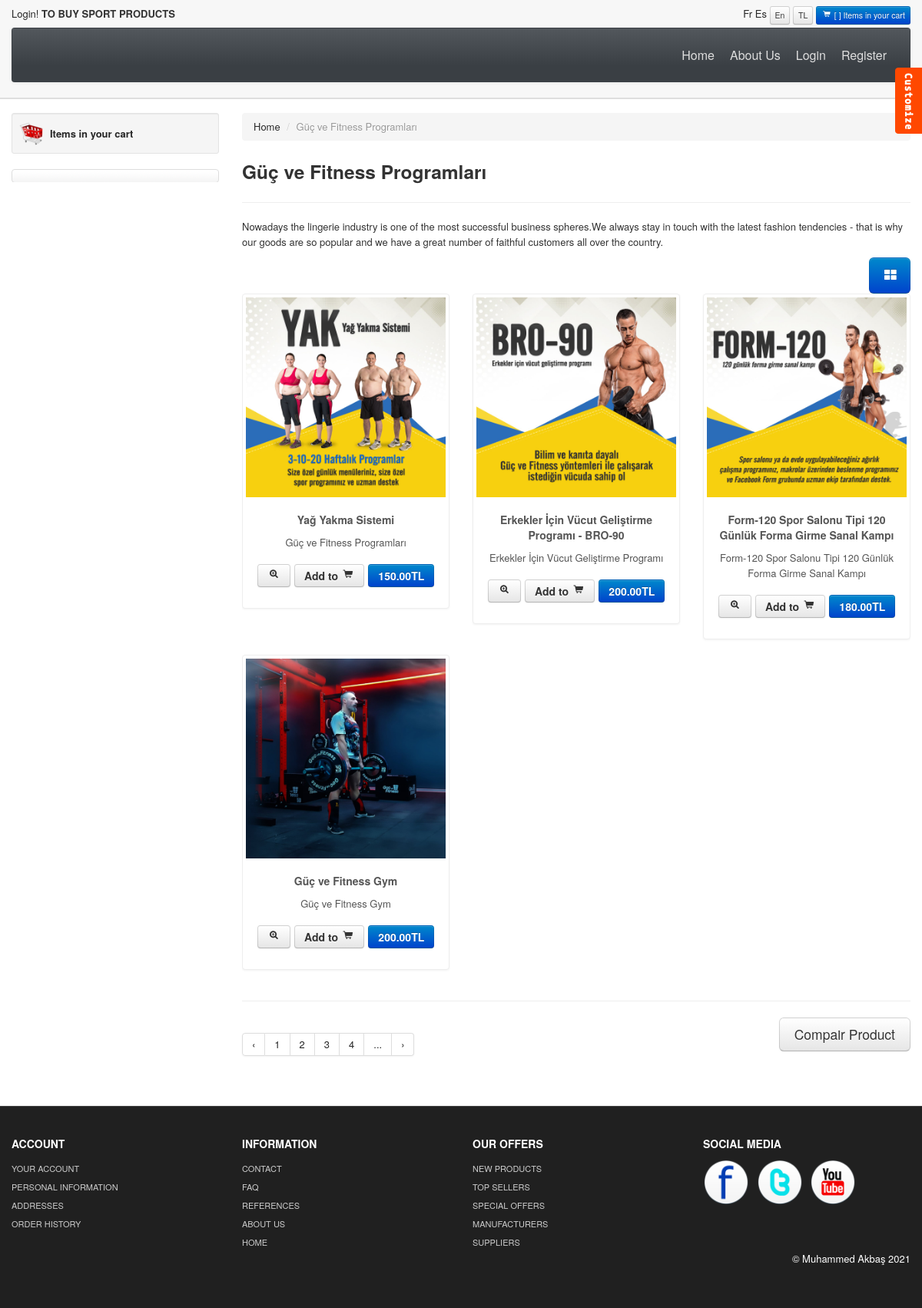
The page /category/2/guc-ve-fitness-programlari/ on the database its author committed.
### product/models.py (models this page shows, shortened)
class Category(MPTTModel):
    STATUS = (
        ('True', 'True'),
        ('False', 'False'),
    )
    parent = TreeForeignKey('self',blank=True, null=True ,related_name='children', on_delete=models.CASCADE)
    title = models.CharField(max_length=50)
    keywords = models.CharField(max_length=255)
    description = models.TextField(max_length=255)
    image=models.ImageField(blank=True,upload_to='images/')
    status=models.CharField(max_length=10, choices=STATUS)
    slug = models.SlugField(null=False, unique=True)
    create_at=models.DateTimeField(auto_now_add=True)
    update_at=models.DateTimeField(auto_now=True)
    class MPTTMeta:
        order_insertion_by = ['title']

class Product(models.Model):
    STATUS = (
        ('True', 'True'),
        ('False', 'False'),
    )
    user = models.ForeignKey(User, on_delete=models.SET_NULL, null=True)
    category = models.ForeignKey(Category, on_delete=models.CASCADE) #many to one relation with Category
    title = models.CharField(max_length=150)
    keywords = models.CharField(max_length=255)
    description = models.TextField(max_length=255)
    image=models.ImageField(upload_to='images/',null=False)
    price = models.DecimalField(max_digits=12, decimal_places=2,default=0)
    amount=models.IntegerField(default=1)
    minamount=models.IntegerField(default=1)
    detail=RichTextUploadingField()
    slug = models.SlugField(null=False, unique=True)
    status=models.CharField(max_length=10,choices=STATUS)
    create_at=models.DateTimeField(auto_now_add=True)
    update_at=models.DateTimeField(auto_now=True)
    def image_tag(self):
        return mark_safe('<img src="{}" height="50"/>'.format(self.image.url))
    image_tag.short_description='Image'

### home/views.py (the view)
# urls.py: path('category/<int:id>/<slug:slug>/', views.category_products, name='category_products'),
def category_products(request,id,slug):
    products = Product.objects.filter(category_id=id)
    setting = Setting.objects.get(pk=1)
    category = Category.objects.all()
    categorydata = Category.objects.get(pk=id)
    context = {'products':products,
               'category':category,
               'slug':slug,
               'setting': setting,
               'categorydata':categorydata,
               }
    return render(request,'products.html',context)

### home/templates/products.html (shortened to what this page needs)
{% extends 'homebase.html' %}
{% load static %}
{% block content %}
    <div id="mainBody">
	<div class="container">
	<div class="row">
<div id="sidebar" class="span3">
		<div class="well well-small"><a id="myCart" href="/shopcart"><img src="{% static 'themes/images/ico-cart.png' %}" alt="cart">{{ request.session.cart_items }} Items in your cart  </a></div>
		<ul id="sideManu" class="nav nav-tabs nav-stacked">
			{% load mptt_tags %}
            {% recursetree category %}
			<li><a href="/category/{{ node.id }}/{{ node.slug }}">{{ node.title}}</a></li>
            {% endrecursetree %}
		</ul>
		<br/>
	</div>
	<div class="span9">
    <ul class="breadcrumb">
		<li><a href="/">Home</a> <span class="divider">/</span></li>
		<li class="active">{{ categorydata.title }}</li>
    </ul>
	<h3> {{ categorydata.title }} <small class="pull-right"> </small></h3>
	<hr class="soft"/>
	<p>
		Nowadays the lingerie industry is one of the most successful business spheres.We always stay in touch with the latest fashion tendencies - that is why our goods are so popular and we have a great number of faithful customers all over the country.
	</p>
<div id="myTab" class="pull-right">
 <a href="#blockView" data-toggle="tab"><span class="btn btn-large btn-primary"><i class="icon-th-large"></i></span></a>
</div>
<br class="clr"/>
<div class="tab-content">
	<div class="tab-pane  active" id="blockView">
		<ul class="thumbnails">
            {% for rs in products %}
			<li class="span3">
			  <div class="thumbnail">
				<a href="/product/{{ rs.id }}/{{ rs.slug }}"><img src="{{ rs.image.url }}" alt=""/></a>
				<div class="caption">
				  <h5>{{ rs.title }}</h5>
				  <p>
					{{ rs.description }}
				  </p>
				   <h4 style="text-align:center"><a class="btn" href="/product/{{ rs.id }}/{{ rs.slug }}"> <i class="icon-zoom-in"></i></a> <a class="btn" href="#">Add to <i class="icon-shopping-cart"></i></a> <a class="btn btn-primary" href="#">{{ rs.price }}TL</a></h4>
				</div>
			  </div>
			</li>
			{% endfor %}
		  </ul>
	<hr class="soft"/>
	</div>
</div>
	<a href="compair.html" class="btn btn-large pull-right">Compair Product</a>
	<div class="pagination">
			<ul>
			<li><a href="#">&lsaquo;</a></li>
			<li><a href="#">1</a></li>
			<li><a href="#">2</a></li>
			<li><a href="#">3</a></li>
			<li><a href="#">4</a></li>
			<li><a href="#">...</a></li>
			<li><a href="#">&rsaquo;</a></li>
			</ul>
			</div>
			<br class="clr"/>
</div>
</div>
</div>
</div>
{% endblock %}

### home/templates/homebase.html (shortened to what this page needs)
{% load static %}
<!DOCTYPE html>
<html lang="en">
  <head>
    <link id="callCss" rel="stylesheet" href="{% static 'themes/bootshop/bootstrap.min.css' %}" media="screen"/>
    <link href="{% static 'themes/css/base.css' %}" rel="stylesheet" media="screen"/>
	<link href="{% static 'themes/css/bootstrap-responsive.min.css' %}" rel="stylesheet"/>
	<link href="{% static 'themes/css/font-awesome.css' %}" rel="stylesheet" type="text/css">
	<link href="{% static 'themes/js/google-code-prettify/prettify.css' %}" rel="stylesheet"/>
  </head>
<body>
{% include 'header.html' %}
{% block content %} {% include 'content.html' %}{% endblock %}
{% block footer %}{% include 'footer.html' %} {% endblock %}
</body>
</html>

### home/templates/header.html (shortened to what this page needs)
{% load static %}
<div id="header">
<div class="container">
<div id="welcomeLine" class="row">
    {% if user.id is not None %}
	<div class="span6">Welcome!<strong> {{ user.first_name }} {{ user.last_name }}</strong></div>
        {% else %}
       <div class="span6"><a href="/login">Login!</a><strong> TO BUY SPORT PRODUCTS</strong></div>
    {% endif %}
	<div class="span6">
	<div class="pull-right">
		<a href="product_summary.html"><span class="">Fr</span></a>
		<a href="product_summary.html"><span class="">Es</span></a>
		<span class="btn btn-mini">En</span>
		<span class="btn btn-mini">{{ total }}TL</span>
		<a href="/shopcart/"><span class="btn btn-mini btn-primary"><i class="icon-shopping-cart icon-white"></i> [ {{ request.session.cart_items }} ] Items in your cart </span> </a>
	</div>
	</div>
</div>
<div id="logoArea" class="navbar">
  <div class="navbar-inner">
    <ul id="topMenu" class="nav pull-right">
	 <li class=""><a href="/">Home</a></li>
	 <li class=""><a href="/hakkimizda">About Us</a></li>
     {% if user.id is not None %}
        <li class=""><a href="/user">{{ user.first_name }} {{ user.last_name }}</a></li>
         <li class=""><a href="/logout">Logout</a></li>
	 <li class="">
         {% else %}
	 <li class=""><a href="/login">Login</a></li>
         <li class=""><a href="/signup">Register</a></li>
         {% endif %}
    </ul>
  </div>
</div>
</div>
</div>

### home/templates/slider.html (shortened to what this page needs)
{% load static %}

### home/templates/footer.html (shortened to what this page needs)
{% load static %}
	<div  id="footerSection">
	<div class="container">
		<div class="row">
			<div class="span3">
				<h5>ACCOUNT</h5>
				<a href="/user">YOUR ACCOUNT</a>
				<a href="/user">PERSONAL INFORMATION</a>
				<a href="/user">ADDRESSES</a>
				<a href="/user/orders">ORDER HISTORY</a>
			 </div>
			<div class="span3">
				<h5>INFORMATION</h5>
				<a href="/contact">CONTACT</a>
				<a href="/faq">FAQ</a>
				<a href="/references">REFERENCES</a>
				<a href="/hakkimizda">ABOUT US</a>
				<a href="/">HOME</a>
			 </div>
			<div class="span3">
				<h5>OUR OFFERS</h5>
				<a href="#">NEW PRODUCTS</a>
				<a href="#">TOP SELLERS</a>
				<a href="special_offer.html">SPECIAL OFFERS</a>
				<a href="#">MANUFACTURERS</a>
				<a href="#">SUPPLIERS</a>
			 </div>
			<div id="socialMedia" class="span3 pull-right">
				<h5>SOCIAL MEDIA </h5>
				<a href="/{{ setting.facebook }}"><img width="60" height="60" src="{% static 'themes/images/facebook.png' %}" title="facebook" alt="facebook"/></a>
				<a href="/{{ setting.twitter }}"><img width="60" height="60" src="{% static 'themes/images/twitter.png' %}" title="twitter" alt="twitter"/></a>
				<a href="/{{ setting.youtube }}"><img width="60" height="60" src="{% static 'themes/images/youtube.png' %}" title="youtube" alt="youtube"/></a>
			 </div>
		 </div>
		<p class="pull-right">&copy; Muhammed Akbaş 2021</p>
	</div>
	</div>
<link rel="stylesheet" href="{% static 'themes/switch/themeswitch.css' %}" type="text/css" media="screen" />
<span id="themesBtn"></span>

### home/static/themes/css/base.css (style rules this page uses)
#mainBody { border-top:2px solid #dedede; padding-top: 18px; }
#carouselBlk,#header { background: url(../images/headerRepeat.png) repeat-x 0 0 #f7f7f7; }
#logoArea, #logoArea a { line-height:49px; }
#welcomeLine { padding: 8px 0 4px }
#myCart img { float:left; margin-right:8px; }
#myCart { font-size: 13px;font-weight: bold; line-height: 33px; }
#sidebar ul { list-style: none;padding: 0;margin: 0;width: 100%; }
#sidebar li a { font-weight:bold; background:url(../images/tabRepeatInactive.png) repeat-x 0 0; color:#262626; }
.thumbnail>a { display:block; text-align:center }
.thumbnail h5,.thumbnail p { text-align:center }
#footerSection { background: #202020;color: white;padding: 28px 0 44px;margin-top: 20px;border-top: 1px solid #444; }
#footerSection a { color:#ccc; font-size:11px; padding:0; line-height:24px; display:block; }
#footerSection #socialMedia a { min-width:25px; display:inline; margin-right:6px; text-align:center; line-height:1.5em; }
#socialMedia img { max-width:60px; }
[class^="icon-"], [class*=" icon-"] { background-image: none; }
.navbar .nav > li > a { padding:10px;color: #DDD;text-shadow: none;font-size: 16px; }
#logoArea, #logoArea a { outline:none; }
.navbar .nav.pull-right, #sideManu { overflow:hidden; }

### home/static/themes/switch/themeswitch.css (style rules this page uses)
#themesBtn { height: 86px;background: url(images/styleTgl.png) no-repeat 0 0;position: fixed;top: 88px;right: 0;width: 35px; }

### rows shown on the page
Category: title "Güç ve Fitness Programları"
Product: image (picture), title "Yağ Yakma Sistemi", description "Güç ve Fitness Programları", price "150.00"
Product: image (picture), title "Erkekler İçin Vücut Geliştirme Programı - BRO-90", description "Erkekler İçin Vücut Geliştirme Programı", price "200.00"
Product: image (picture), title "Form-120 Spor Salonu Tipi 120 Günlük Forma Girme Sanal Kampı", description "Form-120 Spor Salonu Tipi 120 Günlük Forma Girme Sanal Kampı", price "180.00"
Product: image (picture), title "Güç ve Fitness Gym", description "Güç ve Fitness Gym", price "200.00"
